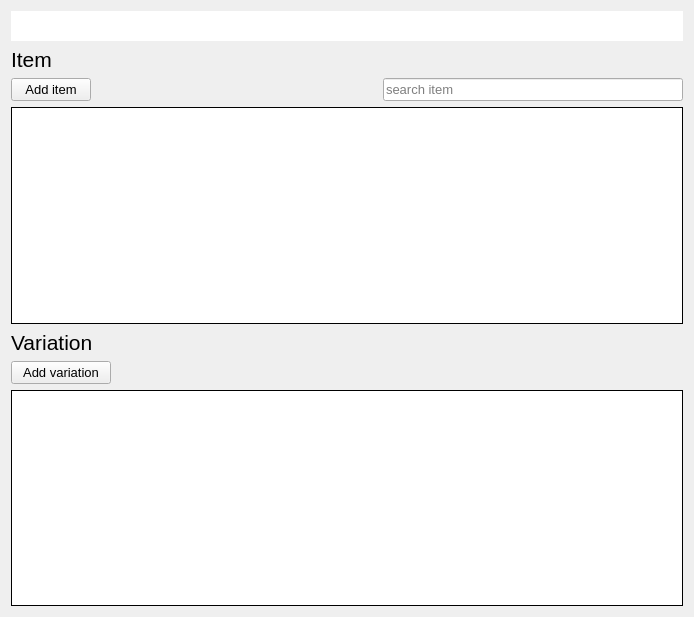
<?xml version="1.0" encoding="UTF-8"?>
<ui version="4.0">
 <class>Form</class>
 <widget class="QWidget" name="Form">
  <property name="geometry">
   <rect>
    <x>0</x>
    <y>0</y>
    <width>694</width>
    <height>617</height>
   </rect>
  </property>
  <property name="sizePolicy">
   <sizepolicy hsizetype="Expanding" vsizetype="Expanding">
    <horstretch>0</horstretch>
    <verstretch>0</verstretch>
   </sizepolicy>
  </property>
  <property name="font">
   <font>
    <pointsize>10</pointsize>
   </font>
  </property>
  <property name="windowTitle">
   <string>Form</string>
  </property>
  <layout class="QVBoxLayout" name="verticalLayout_2">
   <item>
    <layout class="QVBoxLayout" name="verticalLayout">
     <property name="sizeConstraint">
      <enum>QLayout::SetDefaultConstraint</enum>
     </property>
     <item>
      <widget class="QTextEdit" name="textMessage">
       <property name="maximumSize">
        <size>
         <width>16777215</width>
         <height>30</height>
        </size>
       </property>
       <property name="autoFillBackground">
        <bool>false</bool>
       </property>
       <property name="frameShape">
        <enum>QFrame::NoFrame</enum>
       </property>
       <property name="readOnly">
        <bool>true</bool>
       </property>
      </widget>
     </item>
     <item>
      <widget class="QLabel" name="lblItem">
       <property name="font">
        <font>
         <pointsize>16</pointsize>
        </font>
       </property>
       <property name="text">
        <string>Item</string>
       </property>
      </widget>
     </item>
     <item>
      <layout class="QHBoxLayout" name="horizontalLayout_2">
       <item>
        <widget class="QPushButton" name="btnAddItem">
         <property name="text">
          <string>Add item</string>
         </property>
        </widget>
       </item>
       <item>
        <spacer name="horizontalSpacer">
         <property name="orientation">
          <enum>Qt::Horizontal</enum>
         </property>
         <property name="sizeHint" stdset="0">
          <size>
           <width>40</width>
           <height>20</height>
          </size>
         </property>
        </spacer>
       </item>
       <item>
        <widget class="QLineEdit" name="search">
         <property name="sizePolicy">
          <sizepolicy hsizetype="Preferred" vsizetype="Fixed">
           <horstretch>0</horstretch>
           <verstretch>0</verstretch>
          </sizepolicy>
         </property>
         <property name="minimumSize">
          <size>
           <width>300</width>
           <height>0</height>
          </size>
         </property>
         <property name="statusTip">
          <string/>
         </property>
         <property name="whatsThis">
          <string/>
         </property>
         <property name="placeholderText">
          <string>search item</string>
         </property>
         <property name="clearButtonEnabled">
          <bool>true</bool>
         </property>
        </widget>
       </item>
      </layout>
     </item>
     <item>
      <widget class="QTableView" name="tvItem">
       <property name="frameShape">
        <enum>QFrame::Panel</enum>
       </property>
       <property name="frameShadow">
        <enum>QFrame::Plain</enum>
       </property>
      </widget>
     </item>
     <item>
      <widget class="QLabel" name="lblVariation">
       <property name="font">
        <font>
         <pointsize>16</pointsize>
        </font>
       </property>
       <property name="text">
        <string>Variation</string>
       </property>
      </widget>
     </item>
     <item>
      <layout class="QHBoxLayout" name="horizontalLayout">
       <item>
        <widget class="QPushButton" name="btnAddVariation">
         <property name="minimumSize">
          <size>
           <width>100</width>
           <height>0</height>
          </size>
         </property>
         <property name="font">
          <font>
           <pointsize>10</pointsize>
          </font>
         </property>
         <property name="styleSheet">
          <string notr="true"/>
         </property>
         <property name="text">
          <string>Add variation</string>
         </property>
        </widget>
       </item>
       <item>
        <spacer name="horizontalSpacer_2">
         <property name="orientation">
          <enum>Qt::Horizontal</enum>
         </property>
         <property name="sizeHint" stdset="0">
          <size>
           <width>40</width>
           <height>20</height>
          </size>
         </property>
        </spacer>
       </item>
      </layout>
     </item>
     <item>
      <widget class="QTableView" name="tvVariation">
       <property name="frameShape">
        <enum>QFrame::Panel</enum>
       </property>
       <property name="frameShadow">
        <enum>QFrame::Plain</enum>
       </property>
      </widget>
     </item>
    </layout>
   </item>
  </layout>
 </widget>
 <resources/>
 <connections/>
</ui>
